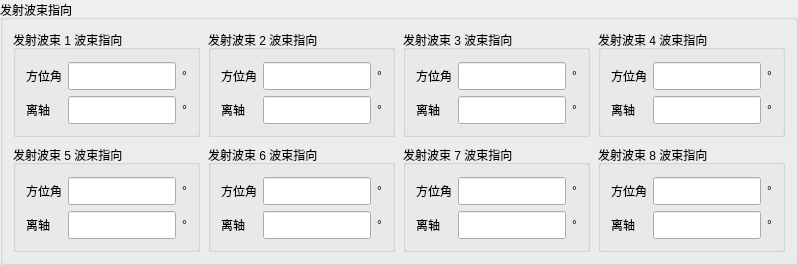
               <widget class="QGroupBox" name="gbTxBeamPointingPanel">
                <property name="title">
                 <string>发射波束指向</string>
                </property>
                <layout class="QGridLayout" name="layoutTxBeamPointingGrid">
                 <property name="leftMargin">
                  <number>10</number>
                 </property>
                 <property name="topMargin">
                  <number>10</number>
                 </property>
                 <property name="rightMargin">
                  <number>10</number>
                 </property>
                 <property name="bottomMargin">
                  <number>10</number>
                 </property>
                 <property name="spacing">
                  <number>8</number>
                 </property>
                 <item row="0" column="0">
                  <widget class="QGroupBox" name="gbTxBeamPointing1">
                   <property name="title">
                    <string>发射波束 1 波束指向</string>
                   </property>
                   <layout class="QGridLayout" name="layoutTxBeamPointing1">
                    <property name="leftMargin">
                     <number>10</number>
                    </property>
                    <property name="topMargin">
                     <number>12</number>
                    </property>
                    <property name="rightMargin">
                     <number>10</number>
                    </property>
                    <property name="bottomMargin">
                     <number>10</number>
                    </property>
                    <property name="spacing">
                     <number>6</number>
                    </property>
                    <item row="0" column="0">
                     <widget class="QLabel" name="lblTxBeam1Azimuth">
                      <property name="text">
                       <string>方位角</string>
                      </property>
                     </widget>
                    </item>
                    <item row="0" column="1">
                     <widget class="QLineEdit" name="leTxBeam1Azimuth">
                      <property name="minimumSize">
                       <size>
                        <width>86</width>
                        <height>28</height>
                       </size>
                      </property>
                      <property name="maximumSize">
                       <size>
                        <width>16777215</width>
                        <height>30</height>
                       </size>
                      </property>
                     </widget>
                    </item>
                    <item row="0" column="2">
                     <widget class="QLabel" name="lblTxBeam1AzimuthUnit">
                      <property name="text">
                       <string>°</string>
                      </property>
                     </widget>
                    </item>
                    <item row="1" column="0">
                     <widget class="QLabel" name="lblTxBeam1OffAxis">
                      <property name="text">
                       <string>离轴</string>
                      </property>
                     </widget>
                    </item>
                    <item row="1" column="1">
                     <widget class="QLineEdit" name="leTxBeam1OffAxis">
                      <property name="minimumSize">
                       <size>
                        <width>86</width>
                        <height>28</height>
                       </size>
                      </property>
                      <property name="maximumSize">
                       <size>
                        <width>16777215</width>
                        <height>30</height>
                       </size>
                      </property>
                     </widget>
                    </item>
                    <item row="1" column="2">
                     <widget class="QLabel" name="lblTxBeam1OffAxisUnit">
                      <property name="text">
                       <string>°</string>
                      </property>
                     </widget>
                    </item>
                   </layout>
                  </widget>
                 </item>
                 <item row="0" column="1">
                  <widget class="QGroupBox" name="gbTxBeamPointing2">
                   <property name="title">
                    <string>发射波束 2 波束指向</string>
                   </property>
                   <layout class="QGridLayout" name="layoutTxBeamPointing2">
                    <property name="leftMargin">
                     <number>10</number>
                    </property>
                    <property name="topMargin">
                     <number>12</number>
                    </property>
                    <property name="rightMargin">
                     <number>10</number>
                    </property>
                    <property name="bottomMargin">
                     <number>10</number>
                    </property>
                    <property name="spacing">
                     <number>6</number>
                    </property>
                    <item row="0" column="0">
                     <widget class="QLabel" name="lblTxBeam2Azimuth">
                      <property name="text">
                       <string>方位角</string>
                      </property>
                     </widget>
                    </item>
                    <item row="0" column="1">
                     <widget class="QLineEdit" name="leTxBeam2Azimuth">
                      <property name="minimumSize">
                       <size>
                        <width>86</width>
                        <height>28</height>
                       </size>
                      </property>
                      <property name="maximumSize">
                       <size>
                        <width>16777215</width>
                        <height>30</height>
                       </size>
                      </property>
                     </widget>
                    </item>
                    <item row="0" column="2">
                     <widget class="QLabel" name="lblTxBeam2AzimuthUnit">
                      <property name="text">
                       <string>°</string>
                      </property>
                     </widget>
                    </item>
                    <item row="1" column="0">
                     <widget class="QLabel" name="lblTxBeam2OffAxis">
                      <property name="text">
                       <string>离轴</string>
                      </property>
                     </widget>
                    </item>
                    <item row="1" column="1">
                     <widget class="QLineEdit" name="leTxBeam2OffAxis">
                      <property name="minimumSize">
                       <size>
                        <width>86</width>
                        <height>28</height>
                       </size>
                      </property>
                      <property name="maximumSize">
                       <size>
                        <width>16777215</width>
                        <height>30</height>
                       </size>
                      </property>
                     </widget>
                    </item>
                    <item row="1" column="2">
                     <widget class="QLabel" name="lblTxBeam2OffAxisUnit">
                      <property name="text">
                       <string>°</string>
                      </property>
                     </widget>
                    </item>
                   </layout>
                  </widget>
                 </item>
                 <item row="0" column="2">
                  <widget class="QGroupBox" name="gbTxBeamPointing3">
                   <property name="title">
                    <string>发射波束 3 波束指向</string>
                   </property>
                   <layout class="QGridLayout" name="layoutTxBeamPointing3">
                    <property name="leftMargin">
                     <number>10</number>
                    </property>
                    <property name="topMargin">
                     <number>12</number>
                    </property>
                    <property name="rightMargin">
                     <number>10</number>
                    </property>
                    <property name="bottomMargin">
                     <number>10</number>
                    </property>
                    <property name="spacing">
                     <number>6</number>
                    </property>
                    <item row="0" column="0">
                     <widget class="QLabel" name="lblTxBeam3Azimuth">
                      <property name="text">
                       <string>方位角</string>
                      </property>
                     </widget>
                    </item>
                    <item row="0" column="1">
                     <widget class="QLineEdit" name="leTxBeam3Azimuth">
                      <property name="minimumSize">
                       <size>
                        <width>86</width>
                        <height>28</height>
                       </size>
                      </property>
                      <property name="maximumSize">
                       <size>
                        <width>16777215</width>
                        <height>30</height>
                       </size>
                      </property>
                     </widget>
                    </item>
                    <item row="0" column="2">
                     <widget class="QLabel" name="lblTxBeam3AzimuthUnit">
                      <property name="text">
                       <string>°</string>
                      </property>
                     </widget>
                    </item>
                    <item row="1" column="0">
                     <widget class="QLabel" name="lblTxBeam3OffAxis">
                      <property name="text">
                       <string>离轴</string>
                      </property>
                     </widget>
                    </item>
                    <item row="1" column="1">
                     <widget class="QLineEdit" name="leTxBeam3OffAxis">
                      <property name="minimumSize">
                       <size>
                        <width>86</width>
                        <height>28</height>
                       </size>
                      </property>
                      <property name="maximumSize">
                       <size>
                        <width>16777215</width>
                        <height>30</height>
                       </size>
                      </property>
                     </widget>
                    </item>
                    <item row="1" column="2">
                     <widget class="QLabel" name="lblTxBeam3OffAxisUnit">
                      <property name="text">
                       <string>°</string>
                      </property>
                     </widget>
                    </item>
                   </layout>
                  </widget>
                 </item>
                 <item row="0" column="3">
                  <widget class="QGroupBox" name="gbTxBeamPointing4">
                   <property name="title">
                    <string>发射波束 4 波束指向</string>
                   </property>
                   <layout class="QGridLayout" name="layoutTxBeamPointing4">
                    <property name="leftMargin">
                     <number>10</number>
                    </property>
                    <property name="topMargin">
                     <number>12</number>
                    </property>
                    <property name="rightMargin">
                     <number>10</number>
                    </property>
                    <property name="bottomMargin">
                     <number>10</number>
                    </property>
                    <property name="spacing">
                     <number>6</number>
                    </property>
                    <item row="0" column="0">
                     <widget class="QLabel" name="lblTxBeam4Azimuth">
                      <property name="text">
                       <string>方位角</string>
                      </property>
                     </widget>
                    </item>
                    <item row="0" column="1">
                     <widget class="QLineEdit" name="leTxBeam4Azimuth">
                      <property name="minimumSize">
                       <size>
                        <width>86</width>
                        <height>28</height>
                       </size>
                      </property>
                      <property name="maximumSize">
                       <size>
                        <width>16777215</width>
                        <height>30</height>
                       </size>
                      </property>
                     </widget>
                    </item>
                    <item row="0" column="2">
                     <widget class="QLabel" name="lblTxBeam4AzimuthUnit">
                      <property name="text">
                       <string>°</string>
                      </property>
                     </widget>
                    </item>
                    <item row="1" column="0">
                     <widget class="QLabel" name="lblTxBeam4OffAxis">
                      <property name="text">
                       <string>离轴</string>
                      </property>
                     </widget>
                    </item>
                    <item row="1" column="1">
                     <widget class="QLineEdit" name="leTxBeam4OffAxis">
                      <property name="minimumSize">
                       <size>
                        <width>86</width>
                        <height>28</height>
                       </size>
                      </property>
                      <property name="maximumSize">
                       <size>
                        <width>16777215</width>
                        <height>30</height>
                       </size>
                      </property>
                     </widget>
                    </item>
                    <item row="1" column="2">
                     <widget class="QLabel" name="lblTxBeam4OffAxisUnit">
                      <property name="text">
                       <string>°</string>
                      </property>
                     </widget>
                    </item>
                   </layout>
                  </widget>
                 </item>
                 <item row="1" column="0">
                  <widget class="QGroupBox" name="gbTxBeamPointing5">
                   <property name="title">
                    <string>发射波束 5 波束指向</string>
                   </property>
                   <layout class="QGridLayout" name="layoutTxBeamPointing5">
                    <property name="leftMargin">
                     <number>10</number>
                    </property>
                    <property name="topMargin">
                     <number>12</number>
                    </property>
                    <property name="rightMargin">
                     <number>10</number>
                    </property>
                    <property name="bottomMargin">
                     <number>10</number>
                    </property>
                    <property name="spacing">
                     <number>6</number>
                    </property>
                    <item row="0" column="0">
                     <widget class="QLabel" name="lblTxBeam5Azimuth">
                      <property name="text">
                       <string>方位角</string>
                      </property>
                     </widget>
                    </item>
                    <item row="0" column="1">
                     <widget class="QLineEdit" name="leTxBeam5Azimuth">
                      <property name="minimumSize">
                       <size>
                        <width>86</width>
                        <height>28</height>
                       </size>
                      </property>
                      <property name="maximumSize">
                       <size>
                        <width>16777215</width>
                        <height>30</height>
                       </size>
                      </property>
                     </widget>
                    </item>
                    <item row="0" column="2">
                     <widget class="QLabel" name="lblTxBeam5AzimuthUnit">
                      <property name="text">
                       <string>°</string>
                      </property>
                     </widget>
                    </item>
                    <item row="1" column="0">
                     <widget class="QLabel" name="lblTxBeam5OffAxis">
                      <property name="text">
                       <string>离轴</string>
                      </property>
                     </widget>
                    </item>
                    <item row="1" column="1">
                     <widget class="QLineEdit" name="leTxBeam5OffAxis">
                      <property name="minimumSize">
                       <size>
                        <width>86</width>
                        <height>28</height>
                       </size>
                      </property>
                      <property name="maximumSize">
                       <size>
                        <width>16777215</width>
                        <height>30</height>
                       </size>
                      </property>
                     </widget>
                    </item>
                    <item row="1" column="2">
                     <widget class="QLabel" name="lblTxBeam5OffAxisUnit">
                      <property name="text">
                       <string>°</string>
                      </property>
                     </widget>
                    </item>
                   </layout>
                  </widget>
                 </item>
                 <item row="1" column="1">
                  <widget class="QGroupBox" name="gbTxBeamPointing6">
                   <property name="title">
                    <string>发射波束 6 波束指向</string>
                   </property>
                   <layout class="QGridLayout" name="layoutTxBeamPointing6">
                    <property name="leftMargin">
                     <number>10</number>
                    </property>
                    <property name="topMargin">
                     <number>12</number>
                    </property>
                    <property name="rightMargin">
                     <number>10</number>
                    </property>
                    <property name="bottomMargin">
                     <number>10</number>
                    </property>
                    <property name="spacing">
                     <number>6</number>
                    </property>
                    <item row="0" column="0">
                     <widget class="QLabel" name="lblTxBeam6Azimuth">
                      <property name="text">
                       <string>方位角</string>
                      </property>
                     </widget>
                    </item>
                    <item row="0" column="1">
                     <widget class="QLineEdit" name="leTxBeam6Azimuth">
                      <property name="minimumSize">
                       <size>
                        <width>86</width>
                        <height>28</height>
                       </size>
                      </property>
                      <property name="maximumSize">
                       <size>
                        <width>16777215</width>
                        <height>30</height>
                       </size>
                      </property>
                     </widget>
                    </item>
                    <item row="0" column="2">
                     <widget class="QLabel" name="lblTxBeam6AzimuthUnit">
                      <property name="text">
                       <string>°</string>
                      </property>
                     </widget>
                    </item>
                    <item row="1" column="0">
                     <widget class="QLabel" name="lblTxBeam6OffAxis">
                      <property name="text">
                       <string>离轴</string>
                      </property>
                     </widget>
                    </item>
                    <item row="1" column="1">
                     <widget class="QLineEdit" name="leTxBeam6OffAxis">
                      <property name="minimumSize">
                       <size>
                        <width>86</width>
                        <height>28</height>
                       </size>
                      </property>
                      <property name="maximumSize">
                       <size>
                        <width>16777215</width>
                        <height>30</height>
                       </size>
                      </property>
                     </widget>
                    </item>
                    <item row="1" column="2">
                     <widget class="QLabel" name="lblTxBeam6OffAxisUnit">
                      <property name="text">
                       <string>°</string>
                      </property>
                     </widget>
                    </item>
                   </layout>
                  </widget>
                 </item>
                 <item row="1" column="2">
                  <widget class="QGroupBox" name="gbTxBeamPointing7">
                   <property name="title">
                    <string>发射波束 7 波束指向</string>
                   </property>
                   <layout class="QGridLayout" name="layoutTxBeamPointing7">
                    <property name="leftMargin">
                     <number>10</number>
                    </property>
                    <property name="topMargin">
                     <number>12</number>
                    </property>
                    <property name="rightMargin">
                     <number>10</number>
                    </property>
                    <property name="bottomMargin">
                     <number>10</number>
                    </property>
                    <property name="spacing">
                     <number>6</number>
                    </property>
                    <item row="0" column="0">
                     <widget class="QLabel" name="lblTxBeam7Azimuth">
                      <property name="text">
                       <string>方位角</string>
                      </property>
                     </widget>
                    </item>
                    <item row="0" column="1">
                     <widget class="QLineEdit" name="leTxBeam7Azimuth">
                      <property name="minimumSize">
                       <size>
                        <width>86</width>
                        <height>28</height>
                       </size>
                      </property>
                      <property name="maximumSize">
                       <size>
                        <width>16777215</width>
                        <height>30</height>
                       </size>
                      </property>
                     </widget>
                    </item>
                    <item row="0" column="2">
                     <widget class="QLabel" name="lblTxBeam7AzimuthUnit">
                      <property name="text">
                       <string>°</string>
                      </property>
                     </widget>
                    </item>
                    <item row="1" column="0">
                     <widget class="QLabel" name="lblTxBeam7OffAxis">
                      <property name="text">
                       <string>离轴</string>
                      </property>
                     </widget>
                    </item>
                    <item row="1" column="1">
                     <widget class="QLineEdit" name="leTxBeam7OffAxis">
                      <property name="minimumSize">
                       <size>
                        <width>86</width>
                        <height>28</height>
                       </size>
                      </property>
                      <property name="maximumSize">
                       <size>
                        <width>16777215</width>
                        <height>30</height>
                       </size>
                      </property>
                     </widget>
                    </item>
                    <item row="1" column="2">
                     <widget class="QLabel" name="lblTxBeam7OffAxisUnit">
                      <property name="text">
                       <string>°</string>
                      </property>
                     </widget>
                    </item>
                   </layout>
                  </widget>
                 </item>
                 <item row="1" column="3">
                  <widget class="QGroupBox" name="gbTxBeamPointing8">
                   <property name="title">
                    <string>发射波束 8 波束指向</string>
                   </property>
                   <layout class="QGridLayout" name="layoutTxBeamPointing8">
                    <property name="leftMargin">
                     <number>10</number>
                    </property>
                    <property name="topMargin">
                     <number>12</number>
                    </property>
                    <property name="rightMargin">
                     <number>10</number>
                    </property>
                    <property name="bottomMargin">
                     <number>10</number>
                    </property>
                    <property name="spacing">
                     <number>6</number>
                    </property>
                    <item row="0" column="0">
                     <widget class="QLabel" name="lblTxBeam8Azimuth">
                      <property name="text">
                       <string>方位角</string>
                      </property>
                     </widget>
                    </item>
                    <item row="0" column="1">
                     <widget class="QLineEdit" name="leTxBeam8Azimuth">
                      <property name="minimumSize">
                       <size>
                        <width>86</width>
                        <height>28</height>
                       </size>
                      </property>
                      <property name="maximumSize">
                       <size>
                        <width>16777215</width>
                        <height>30</height>
                       </size>
                      </property>
                     </widget>
                    </item>
                    <item row="0" column="2">
                     <widget class="QLabel" name="lblTxBeam8AzimuthUnit">
                      <property name="text">
                       <string>°</string>
                      </property>
                     </widget>
                    </item>
                    <item row="1" column="0">
                     <widget class="QLabel" name="lblTxBeam8OffAxis">
                      <property name="text">
                       <string>离轴</string>
                      </property>
                     </widget>
                    </item>
                    <item row="1" column="1">
                     <widget class="QLineEdit" name="leTxBeam8OffAxis">
                      <property name="minimumSize">
                       <size>
                        <width>86</width>
                        <height>28</height>
                       </size>
                      </property>
                      <property name="maximumSize">
                       <size>
                        <width>16777215</width>
                        <height>30</height>
                       </size>
                      </property>
                     </widget>
                    </item>
                    <item row="1" column="2">
                     <widget class="QLabel" name="lblTxBeam8OffAxisUnit">
                      <property name="text">
                       <string>°</string>
                      </property>
                     </widget>
                    </item>
                   </layout>
                  </widget>
                 </item>
                </layout>
               </widget>
